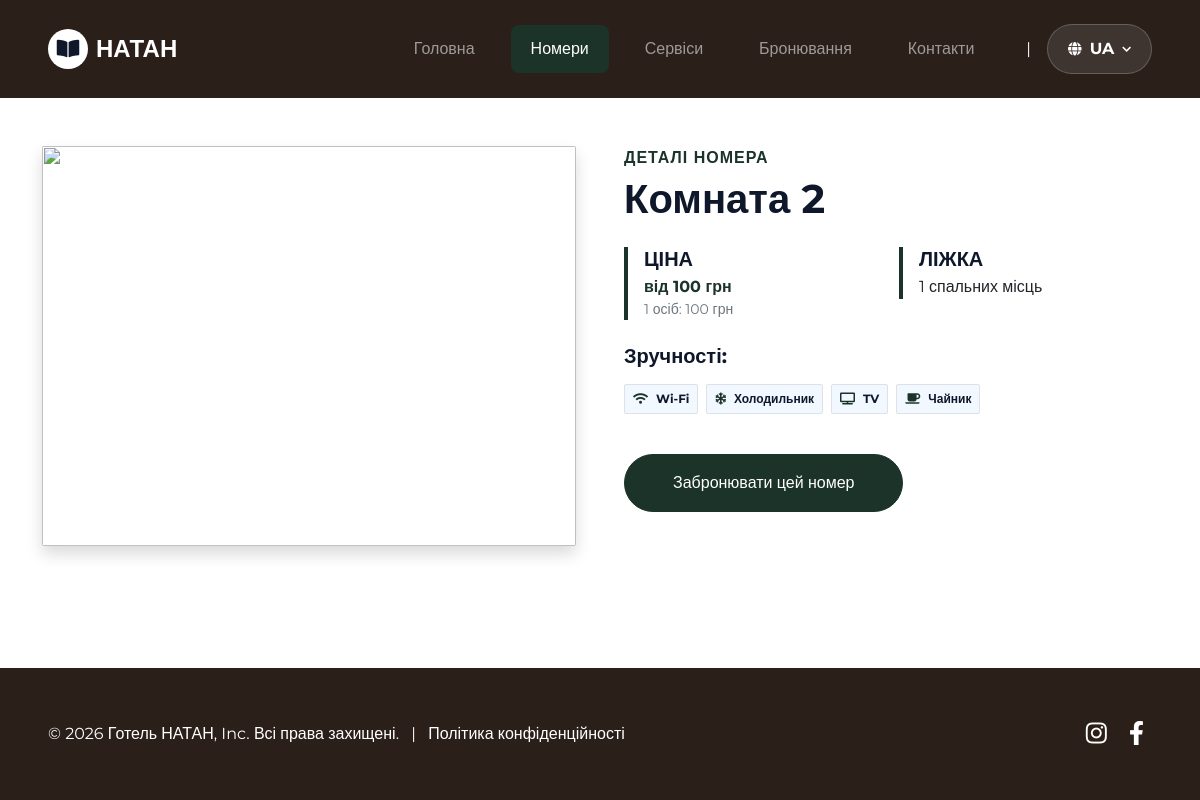
Page /rooms/комната-2/ on the committed database.
### main/models.py (models this page shows, shortened)
class Room(models.Model):
    number = models.CharField("Назва або номер кімнати", max_length=70, unique=True)
    slug = models.SlugField("URL-адреса (slug)", max_length=100, unique=True, blank=True)
    description = models.TextField("Опис", blank=True)
    base_price = models.DecimalField("Базова ціна за ніч", max_digits=10, decimal_places=2)
    is_active = models.BooleanField("Активний (доступний для броні)", default=True)
    image = models.ImageField("Головне фото номера", upload_to="rooms/", blank=True)
    beds_count = models.PositiveIntegerField("Кількість ліжок", default=1)
    has_bath = models.BooleanField("Власний санвузол", default=False)
    has_wifi = models.BooleanField("Безкоштовний Wi-Fi", default=True)
    has_tv = models.BooleanField("Телевізор", default=False)
    has_fridge = models.BooleanField("Холодильник", default=False)
    has_kettle = models.BooleanField("Електрочайник", default=True)
    has_ac = models.BooleanField("Вентилятор/Кондиціонер", default=False)
    class Meta:
        verbose_name = "Номер"
        verbose_name_plural = "Номери"
        ordering = ['number']

class RoomPrice(models.Model):
    room = models.ForeignKey(Room, on_delete=models.CASCADE, related_name='prices', verbose_name="Кімната")
    guests_count = models.PositiveIntegerField("Кількість осіб")
    price = models.DecimalField("Вартість", max_digits=10, decimal_places=2)
    class Meta:
        verbose_name = "Ціна за кількість осіб"
        verbose_name_plural = "Динамічні ціни"
        unique_together = ('room', 'guests_count')
        ordering = ['guests_count']

### main/views.py (the view)
# urls.py: path('rooms/<str:slug>/', views.room_detail, name='room_detail'),
def room_detail(request, slug):
    room = get_object_or_404(Room, slug=slug)
    return render(request, 'rooms/rooms_page.html', {'room': room})

### templates/rooms/rooms_page.html (shortened to what this page needs)
{% extends 'base/base.html' %}
{% load static %}
{% block content %}
<div class="container-xxl py-5">
    <div class="container">
        <div class="row g-5">
            <div class="col-lg-6">
                <div id="roomCarousel" class="carousel slide shadow rounded overflow-hidden" data-bs-ride="carousel">
                    <div class="carousel-inner">
                        <div class="carousel-item active">
                            {% if room.image %}
                                <img src="{{ room.image.url }}" class="d-block w-100" alt="Main" style="height: 400px; object-fit: cover;">
                            {% else %}
                                <img src="{% static 'img/no-photo.jpg' %}" class="d-block w-100" style="height: 400px; object-fit: cover;">
                            {% endif %}
                        </div>
                    </div>
                </div>
            </div>
            <div class="col-lg-6">
                <h6 class="section-title text-start text-primary text-uppercase">Деталі номера</h6>
                <h1 class="mb-4">{{ room.number }}</h1>
                <div class="row g-3 mb-4">
                    <div class="col-sm-6">
                        <div class="border-start border-4 border-primary px-3">
                            <h5 class="text-uppercase mb-1">Ціна</h5>
                            <p class="mb-0 text-primary fw-bold">від {{ room.base_price|floatformat:0 }} грн</p>
                            {% for p in room.prices.all %}
                                <small class="{% if request.GET.adults == p.guests_count|stringformat:'s' %}text-primary fw-bold{% else %}text-muted{% endif %} d-block">
                                    {{ p.guests_count }} осіб: {{ p.price|floatformat:0 }} грн
                                </small>
                            {% endfor %}
                        </div>
                    </div>
                    <div class="col-sm-6">
                        <div class="border-start border-4 border-primary px-3">
                            <h5 class="text-uppercase mb-1">Ліжка</h5>
                            <p class="mb-0">{{ room.beds_count }} спальних місць</p>
                        </div>
                    </div>
                </div>
                <h5 class="mb-3">Зручності:</h5>
                <div class="d-flex flex-wrap mb-4">
                    {% if room.has_wifi %}<span class="badge bg-light text-dark border me-2 mb-2 p-2"><i class="fa fa-wifi text-primary me-2"></i>Wi-Fi</span>{% endif %}
                    {% if room.has_fridge %}<span class="badge bg-light text-dark border me-2 mb-2 p-2"><i class="fa fa-snowflake text-primary me-2"></i>Холодильник</span>{% endif %}
                    {% if room.has_tv %}<span class="badge bg-light text-dark border me-2 mb-2 p-2"><i class="fa fa-tv text-primary me-2"></i>TV</span>{% endif %}
                    {% if room.has_kettle %}<span class="badge bg-light text-dark border me-2 mb-2 p-2"><i class="fa fa-coffee text-primary me-2"></i>Чайник</span>{% endif %}
                </div>
                <a class="btn btn-primary py-3 px-5 mt-2"
                   href="{% url 'booking' %}?room_id={{ room.id }}&check_in={{ request.GET.check_in }}&check_out={{ request.GET.check_out }}&adults={{ request.GET.adults }}">
                   Забронювати цей номер
                </a>
            </div>
        </div>
    </div>
</div>
{% endblock %}

### static/css/style.css (style rules this page uses)
:root { --primary: #1C332A; --secondary: #2A1F19; --light: #F5F1E9; --dark: #120D0B; --white: #FFFFFF; --text-dark: #212529; --text-muted: #6c757d; }
body { background-color: var(--light) !important; font-family: 'Montserrat', sans-serif; color: var(--text-dark); }
.text-primary { color: var(--primary) !important; }
.border-primary { border-color: var(--primary) !important; }
.section-title { position: relative; display: inline-block; color: var(--primary); text-transform: uppercase; letter-spacing: 1px; }
.section-title::before, .section-title::after { background: var(--primary) !important; }
.btn { font-weight: 500; text-transform: none !important; transition: .5s; border-radius: 50px !important; padding: 10px 25px; }
.btn-primary { background-color: var(--primary) !important; border-color: var(--primary) !important; color: var(--white) !important; }
@media (min-width: 1200px) { .container-xxl { max-width: 100% !important; } }

### rows in the picture
Room: number "Комната 2", base_price "100", beds_count "1"
RoomPrice: guests_count "1", price "100"
